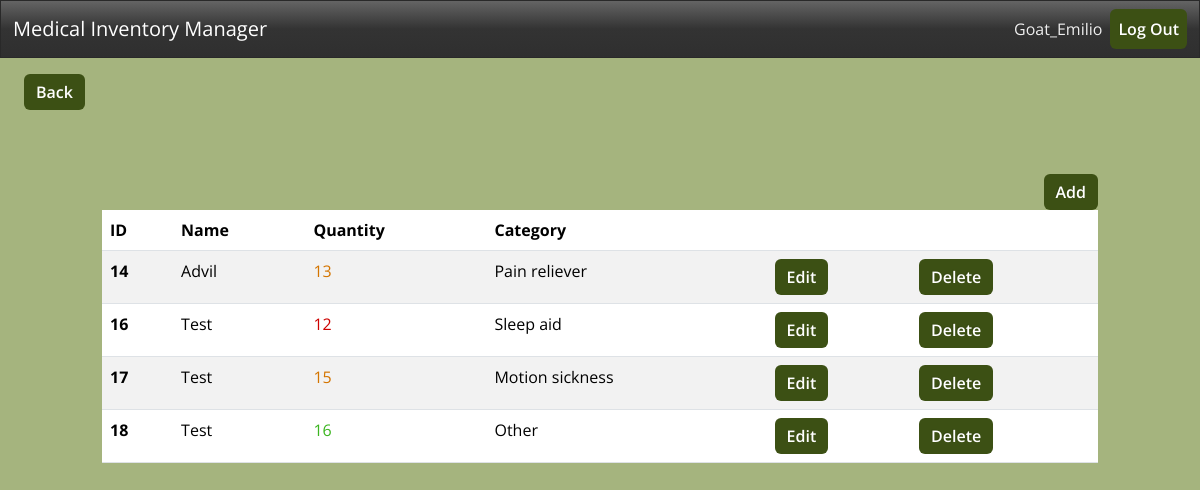
The page /dashboard/ (signed in) on the database its author committed.
### inventory/models.py (models this page shows, shortened)
class InventoryItem(models.Model):
    name = models.CharField(max_length=200)
    quantity = models.IntegerField()
    category = models.ForeignKey('Category', on_delete=models.SET_NULL, blank=True, null=True)
    date_created = models.DateTimeField(auto_now_add=True)
    user = models.ForeignKey(User, on_delete=models.CASCADE)

class Category(models.Model):
    name = models.CharField(max_length=200)
    class Meta:
        verbose_name_plural = 'categories'

### inventory/views.py (the view)
# urls.py: path('dashboard/', Dashboard.as_view(), name='dashboard'),
class Dashboard(LoginRequiredMixin, TemplateView):
    template_name = 'inventory/dashboard.html'
    def get_context_data(self, **kwargs):
        context = super().get_context_data(**kwargs)
        context['items'] = InventoryItem.objects.filter(user=self.request.user)
        low_inventory = InventoryItem.objects.filter(user=self.request.user, quantity__lte=LOW_QUANTITY)
        warning_inventory = InventoryItem.objects.filter(user=self.request.user, quantity__gt=LOW_QUANTITY, quantity__lt=WARNING_QUANTITY)
        context['low_inventory_ids'] = list(low_inventory.values_list('id', flat=True))
        context['warning_inventory_ids'] = list(warning_inventory.values_list('id', flat=True))
        return context

### inventory/templates/inventory/dashboard.html (shortened to what this page needs)
{% extends 'inventory/base.html' %}
{% block content %}
    <a href="{% url 'index' %}" class="btn btn-outline-primary my-3 mx-4">Back</a>
    <div class="row">
       <div class="col-md-10 col-12 mx-auto mt-5">
          <div class="d-flex justify-content-end">
             <a href="{% url 'add-item' %}" class="btn btn-primary">Add</a>
          </div>
          <table class="table table-hover table-striped">
             <thead>
                <tr>
                   <th scope="col">ID</th>
                   <th scope="col">Name</th>
                   <th scope="col">Quantity</th>
                   <th scope="col">Category</th>
                   <th scope="col"></th>
                   <th scope="col"></th>
                </tr>
             </thead>
             <tbody>
                {% for item in items %}
                <tr>
                   <th scope="row">{{ item.id }}</th>
                   <td>{{ item.name }}</td>
                   {% if item.id in low_inventory_ids %}
                      <td class="text-danger">{{ item.quantity }}</td>
                   {% elif item.id in warning_inventory_ids %}
                     <td class="text-warning">{{ item.quantity }}</td>
                   {% else %}
                      <td class="text-success">{{ item.quantity }}</td>
                   {% endif %}
                   <td>{{ item.category.name }}</td>
                   <td><a href="{% url 'edit-item' item.id %}" class="btn btn-outline-secondary">Edit</a></td>
                   <td><a href="{% url 'delete-item' item.id %}" class="btn btn-secondary">Delete</a></td>
                </tr>
                {% endfor %}
             </tbody>
          </table>
       </div>
    </div>
{% endblock content %}

### inventory/templates/inventory/navigation.html (shortened to what this page needs)
<nav class='navbar navbar-expand-lg bg-dark navbar-dark'>
	<div class="container-fluid">
		<a class="navbar-brand" href="{% url 'index' %}">
		Medical Inventory Manager
		</a>
		<div class="collapse navbar-collapse justify-content-end" id="navbarNav">
			<ul class="navbar-nav">
				{% if user.is_authenticated %}
				<li class="nav-item">
					<span class='nav-link text-light'>
						{{ user.username }}
					</span>
				</li>
				<li class='nav-item'>
					<form method="post" action="{% url 'logout' %}" class='d-inline'>
						<button type="submit" class='btn btn-link nav-link text-light'>
						Log Out
						</button>
					</form>
				</li>
				{% endif %}
			</ul>
		</div>
	</div>
</nav>

### inventory/templates/inventory/base.html (style rules this page uses)
.btn { border-radius: 6px !important; border: none !important; background: rgb(60, 80, 20) !important; color: #fff !important; font-weight: 600 !important; transition: all 0.2s ease !important; }

### rows shown on the page
InventoryItem: id "14", name "Advil", quantity "13", category.name "Pain reliever"
InventoryItem: id "16", name "Test", quantity "12", category.name "Sleep aid"
InventoryItem: id "17", name "Test", quantity "15", category.name "Motion sickness"
InventoryItem: id "18", name "Test", quantity "16", category.name "Other"

### other values the page prints
{{ user.username }} "Goat_Emilio"
